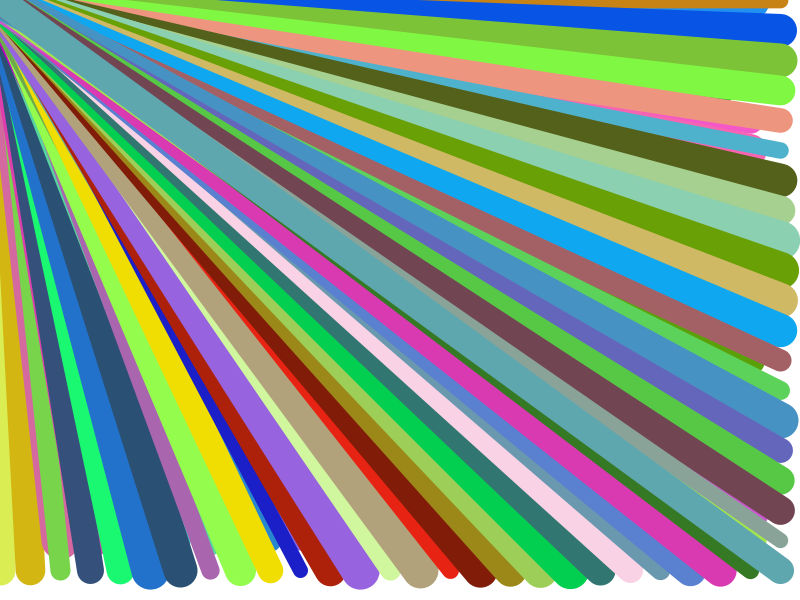
Frame 1 (no input)
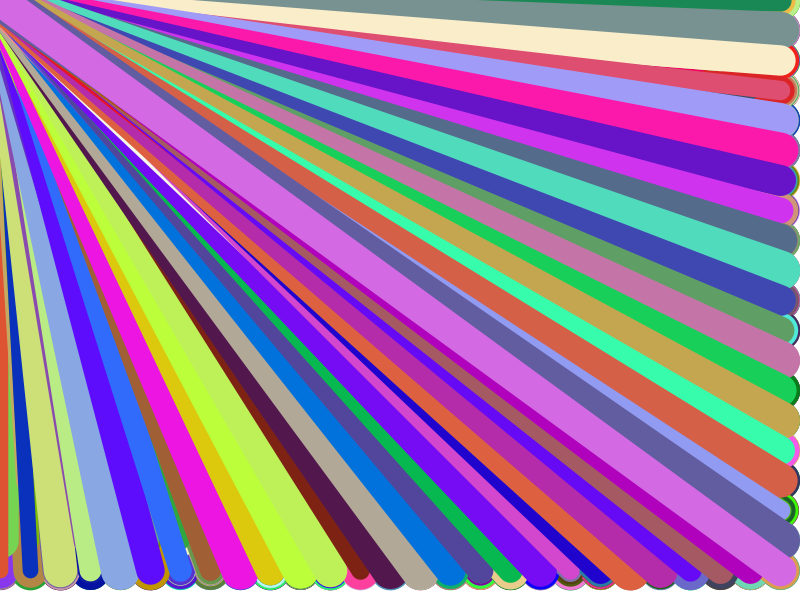
Frame 60 (the mouse pressed at the canvas centre just before this capture)
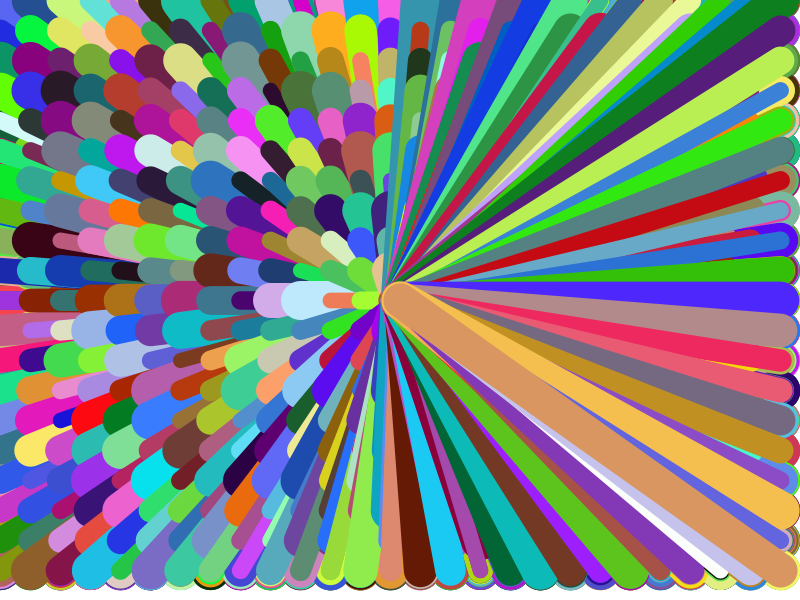
Frame 120 (the mouse held since frame 60 and released just before this capture)

The Processing sketch that drew these frames (run headless with seeded random() and noise(); from frame 60 on, the mouse is pressed at the canvas centre):

// Processing sketch: lines_radiating
// ── lines_radiating.pde
int b;

void setup() {
  b=255;
  size(800,600);
  background(b);
}

void draw() {
  for (int i=0;i<width;i+=30)
  {
    delay(0);
    for(int j=0;j<height;j+=30) {
      stroke(random(0,255),random(0,255),random(0,255));
      strokeWeight(random(15,40));
      line(i,j,mouseX,mouseY);
    }
  }
}
